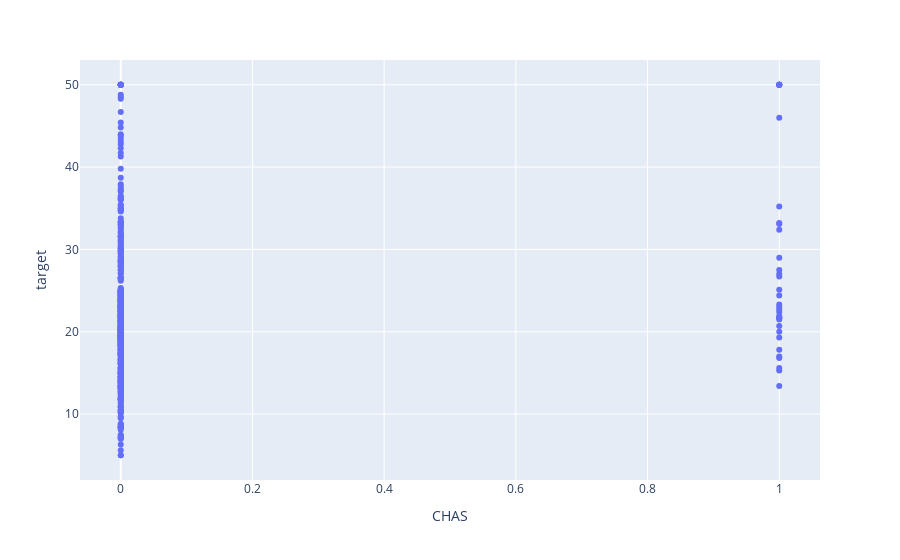

Notebook code cell kept with this figure:
### Code cell
## Relation with Target Variable
fig=px.scatter(df,x='CHAS',y='target')
fig.show()

### Figure 1 — Plotly figure (JSON) as saved in the notebook; plotly's stock layout.template omitted (floating-point values rounded to 4 significant figures; data arrays with more than 128 entries replaced by an {"elided": "..."} marker saying what was removed)
{"data": [{"hoverlabel": {"namelength": 0}, "hovertemplate": "CHAS=%{x}<br>target=%{y}", "legendgroup": "", "marker": {"color": "#636efa", "symbol": "circle"}, "mode": "markers", "name": "", "showlegend": false, "type": "scatter", "x": {"elided": "506 int values"}, "xaxis": "x", "y": {"elided": "506 float values"}, "yaxis": "y"}], "layout": {"legend": {"tracegroupgap": 0}, "margin": {"t": 60}, "xaxis": {"anchor": "y", "domain": [0, 1], "title": {"text": "CHAS"}}, "yaxis": {"anchor": "x", "domain": [0, 1], "title": {"text": "target"}}}}
